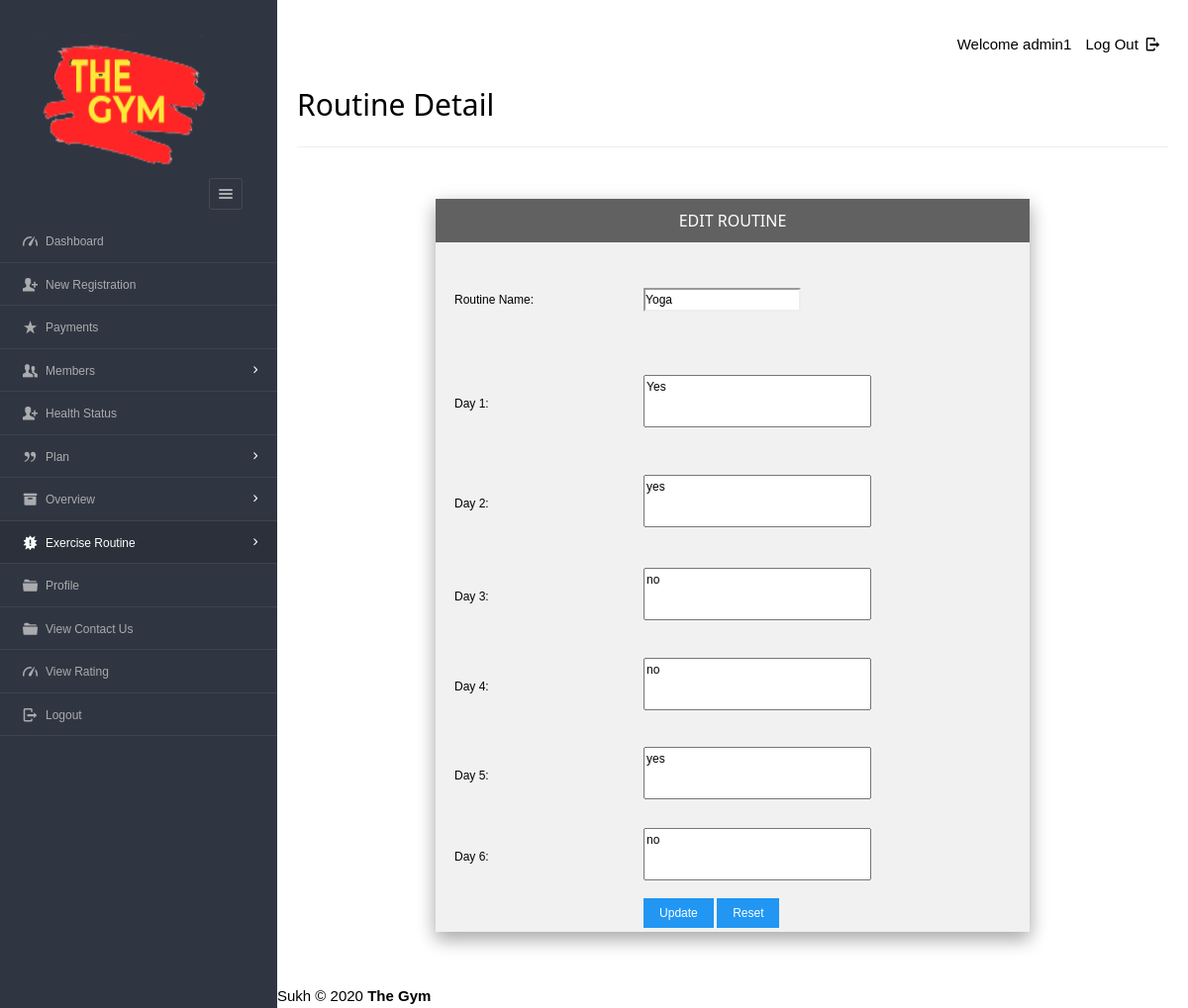
Screenshot of /dashboard/admin/editdetailroutine.php?id=2 (signed in) with the database file from the repository.
### tables this page shows
CREATE TABLE `timetable` (
  `tid` int(12) NOT NULL,
  `tname` varchar(45) DEFAULT NULL,
  `day1` varchar(200) DEFAULT NULL,
  `day2` varchar(200) DEFAULT NULL,
  `day3` varchar(200) DEFAULT NULL,
  `day4` varchar(200) DEFAULT NULL,
  `day5` varchar(200) DEFAULT NULL,
  `day6` varchar(200) DEFAULT NULL
);

### dashboard/admin/editdetailroutine.php (the view, shortened to what this page needs)
<?php
require '../../include/db_conn.php';
?>
<!DOCTYPE html>
<html lang="en">
<head>
    <link rel="stylesheet" href="../../css/style.css"  id="style-resource-5">
    <link rel="stylesheet" href="../../css/dashMain.css">
    <link rel="stylesheet" type="text/css" href="../../css/entypo.css">
	<link href="a1style.css" rel="stylesheet" type="text/css">
</head>
     <body class="page-body  page-fade" onload="collapseSidebar()">
    	<div class="page-container sidebar-collapsed" id="navbarcollapse">
		<div class="sidebar-menu">
			<header class="logo-env">
			<div class="logo">
					<img src="../../images/logo.png" alt="" width="192" height="80" />
			</div>
					<div class="sidebar-collapse" onclick="collapseSidebar()">
				<a href="#" class="sidebar-collapse-icon with-animation">
					<i class="entypo-menu"></i>
				</a>
			</div>
			</header>
    		<?php include('nav.php'); ?>
    	</div>
    		<div class="main-content">
				<div class="row">
					<div class="col-md-6 col-sm-8 clearfix">
					</div>
					<div class="col-md-6 col-sm-4 clearfix hidden-xs">
						<ul class="list-inline links-list pull-right">
							<li>Welcome <?php echo $_SESSION['full_name']; ?>
							</li>
							<li>
								<a href="logout.php">
									Log Out <i class="entypo-logout right"></i>
								</a>
							</li>
						</ul>
					</div>
				</div>
				<h2>Routine Detail</h2>
				<hr/>
		<?php
		$id=$_GET['id'];
		$sql="Select * from timetable t Where t.tid=$id";
		$res=mysqli_query($con, $sql);
					 if($res){
						      	$row=mysqli_fetch_array($res,MYSQLI_ASSOC);
						      }
		?>
			<div class="a1-container a1-small a1-padding-32" style="margin-top:2px; margin-bottom:2px;">
        <div class="a1-card-8 a1-light-gray" style="width:600px; margin:0 auto;">
		<div class="a1-container a1-dark-gray a1-center">
        	<h6>EDIT ROUTINE</h6>
        </div>
       <form id="form1" name="form1" method="post" class="a1-container" action="updateroutine.php">
		<table width="619" height="673" border="0" align="center">
			<tr>
				<td><input type="hidden" name='tid' value='<?php echo $id?>'></td>
			</tr>
  <tr>
  	<td width='186' height='103'>Routine Name:</td>
    <td height="87" colspan="2"><input type="text" name='routinename' value='<?php echo $row['tname'] ?>'></td>
    </tr>
  <tr>
    <td width="186" height="103">Day 1:</td>
    <td width="417"><textarea style="resize:none; margin: 0px; width: 230px; height: 53px;" name="day1" id="boxxe" ><?php echo $row['day1'] ?></textarea></td>
  </tr>
  <tr>
    <td height="96">Day 2:</td>
    <td><textarea style="resize:none; margin: 0px; width: 230px; height: 53px;" name="day2" id="boxxe" ><?php echo $row['day2'] ?></textarea></td>
  </tr>
  <tr>
    <td height="87">Day 3:</td>
    <td><textarea style="resize:none; margin: 0px; width: 230px; height: 53px;"  name="day3" id="boxxe" ><?php echo $row['day3'] ?></textarea></td>
  </tr>
  <tr>
    <td height="92">Day 4:</td>
    <td><textarea style="resize:none; margin: 0px; width: 230px; height: 53px;"  name="day4" id="boxxe" ><?php echo $row['day4'] ?></textarea></td>
  </tr>
  <tr>
    <td height="84">Day 5:</td>
    <td><textarea style="resize:none; margin: 0px; width: 230px; height: 53px;"  name="day5" id="boxxe" ><?php echo $row['day5'] ?></textarea></td>
  </tr>
  <tr>
    <td height="75">Day 6:</td>
    <td><textarea style="resize:none; margin: 0px; width: 230px; height: 53px;"  name="day6" id="boxxe" ><?php echo $row['day6'] ?></textarea></td>
  </tr>
  <tr>
               <td height="35">&nbsp;</td>
               <td height="35">
			  <input class="a1-btn a1-blue" type="submit" name="submit" id="submit" value="Update">
                 <input class="a1-btn a1-blue" type="reset" name="reset" id="reset" value="Reset"></td>
             </tr>
        </table>
    </form></div>
    </div>
    	</div>
    </body>
	<?php include('footer.php'); ?>
</html>

### css/style.css (style rules this page uses)
html { font-size: 62.5%; font-family: sans-serif; }
div { display: block; }
body { font-family: "Noto Sans", sans-serif, "Helvetica Neue", Helvetica, Arial, sans-serif; font-size: 12px; line-height: 1.428571429; display: block; margin: 0; }
*, *:before, *:after { box-sizing: border-box; }
a { text-decoration: none; background: transparent; }
img { vertical-align: middle; }
img { border: 0; }
.logo img { width: 220px; height: 200px; }
input, button, select, textarea { font-family: inherit; font-size: inherit; line-height: inherit; }
button, input { line-height: normal; }
button, input, select, textarea { font-family: inherit; font-size: 100%; margin: 0; }
input:not([type]), input[type="email" i], input[type="number" i], input[type="password" i], input[type="tel" i], input[type="url" i], input[type="text" i] { padding: 1px 0px; }
input { background-color: white; cursor: text; padding: 1px; border-width: 2px; border-style: inset; border-color: initial; border-image: initial; }
input, textarea, select, button { text-rendering: auto; color: initial; letter-spacing: normal; word-spacing: normal; text-transform: none; text-indent: 0px; text-shadow: none; display: inline-block; text-align: start; margin: 0em; font: 400 13.3333px Arial; }
button, html input[type="button"], input[type="reset"], input[type="submit"] { cursor: pointer; }
a { color: #373e4a; text-decoration: none; }
a { background: transparent; }
a { color: #373e4a; }
.page-container { position: relative; padding-left: 280px; }
.page-container .sidebar-menu { position: absolute; width: 280px; top: 0; left: 0; bottom: 0; background: #303641; color: #aaabae; z-index: 1; min-height: 796px; box-sizing: border-box; }
.page-container .sidebar-menu .logo-env { width: 100%; padding: 35px; padding-bottom: 10px; box-sizing: border-box; }
.page-container .sidebar-menu .logo-env:before, .page-container .sidebar-menu .logo-env:after { content: " "; display: table; }
.page-container .sidebar-menu .logo-env > div { display: block; vertical-align: middle; white-space: nowrap; float: left; }
.page-container .sidebar-menu .logo-env > div > a { display: inline-block; color: #aaabae; }
.page-container .sidebar-menu .logo-env > div.sidebar-collapse, .page-container .sidebar-menu .logo-env > div.sidebar-mobile-menu { position: relative; float: right; }
.page-container .sidebar-menu .logo-env > div.sidebar-collapse a, .page-container .sidebar-menu .logo-env > div.sidebar-mobile-menu a { display: inline-block; border: 1px solid #454a54; text-align: center; padding: 0; line-height: 1; font-size: 20px; font-weight: 300; padding: 5px 2px; background-clip: padding-box; border-radius: 3px; transition: all 200ms ease-in-out; }
.page-container .sidebar-menu .logo-env .logo img { width: 180px; height: 150px; }
.page-container .sidebar-menu .logo-env:after { clear: both; }
ul, ol { margin-top: 0; margin-bottom: 8.5px; }
ul, menu, dir { display: block; list-style-type: disc; }
li { display: list-item; }
i, cite, em, var, address, dfn { font-style: italic; }

### css/entypo.css (style rules this page uses)
[class^="entypo-"]:before, [class*=" entypo-"]:before { font-family: "entypo"; font-style: normal; font-weight: normal; speak: none; display: inline-block; text-decoration: inherit; width: 1em; margin-right: .2em; text-align: center; font-variant: normal; text-transform: none; line-height: 1em; margin-left: .2em; }
.entypo-menu:before { content: '\e811'; }
.entypo-logout:before { content: '\e85d'; }

### rows the page displays
timetable: routinename "Yoga", day1 "Yes", day2 "yes", day3 "no", day4 "no", day5 "yes", day6 "no"

### other values shown
$_SESSION['full_name'] "admin1"
